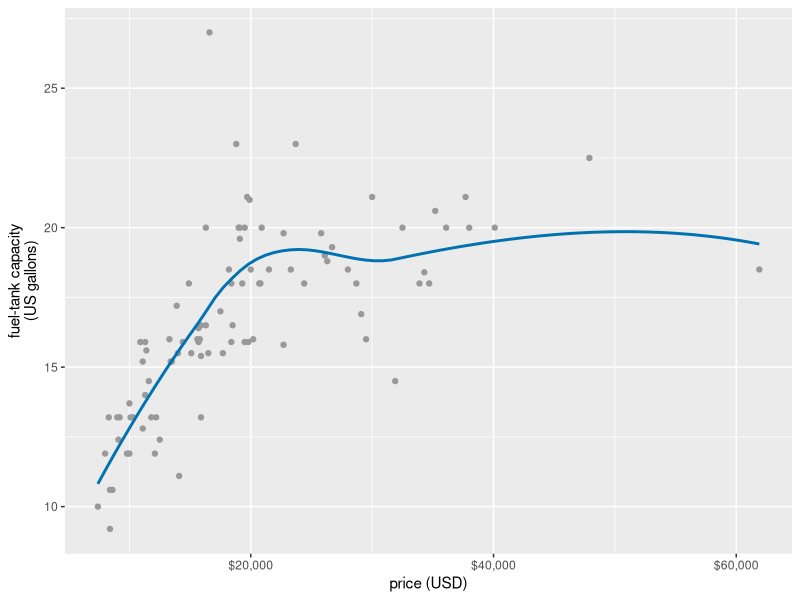
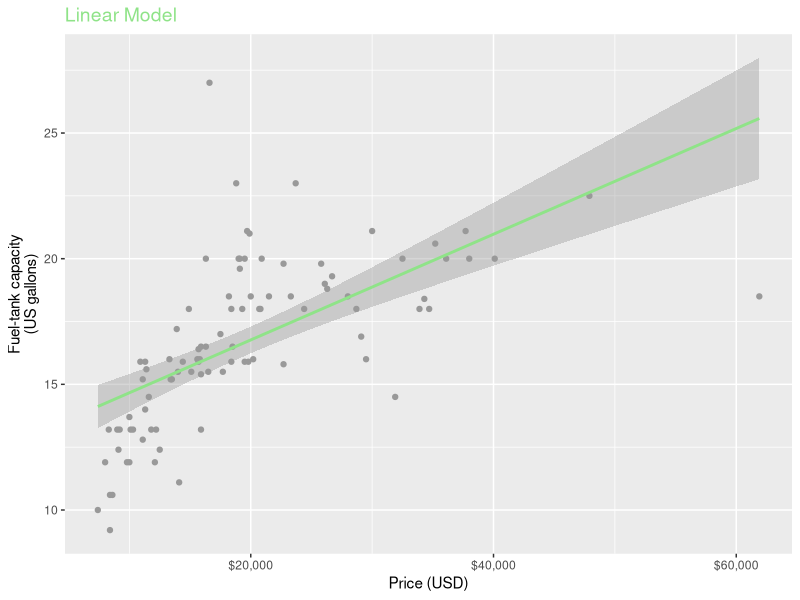
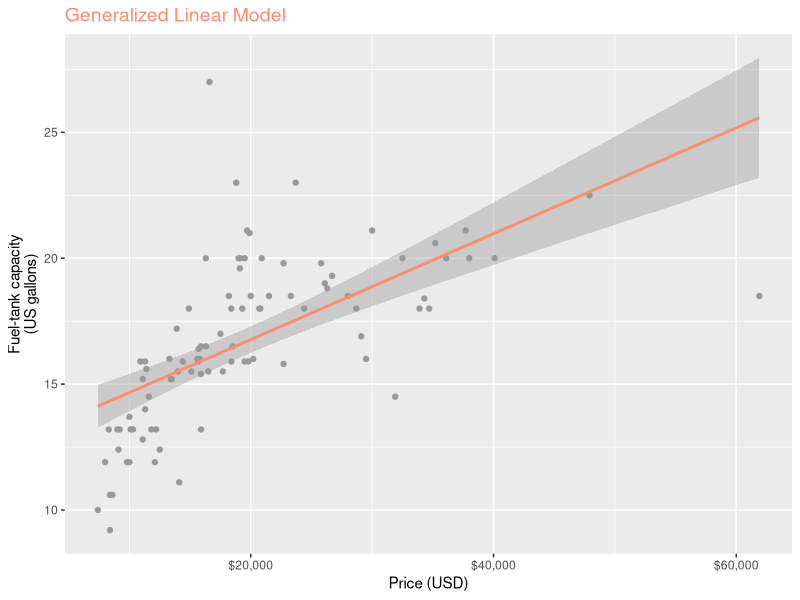
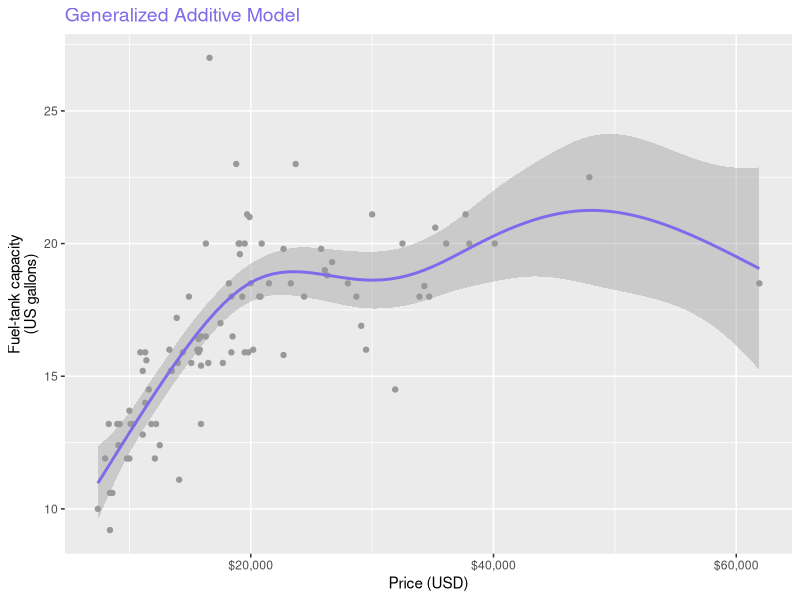

Write R code to recreate these figures, in order.
install.packages("ggplot2")  
library(ggplot2)          

cars93 <- MASS::Cars93
ggplot(cars93, aes(x = Price, y = Fuel.tank.capacity)) +
  geom_point(color = "grey60") +
  geom_smooth(se = FALSE, method = "loess", formula = y ~ x, color = "#0072B2") +
  scale_x_continuous(
    name = "price (USD)",
    breaks = c(20, 40, 60),
    labels = c("$20,000", "$40,000", "$60,000")
  ) +
  scale_y_continuous(name = "fuel-tank capacity\n(US gallons)")

ggplot(cars93, aes(x = Price, y = Fuel.tank.capacity)) +
  geom_point(color = "grey60") +
  geom_smooth(method = "lm", formula = y ~ x, se = TRUE, color = "#8fe388") +
  scale_x_continuous(
    name = "Price (USD)",
    breaks = c(20, 40, 60),
    labels = c("$20,000", "$40,000", "$60,000")
  ) +
  scale_y_continuous(name = "Fuel-tank capacity\n(US gallons)") +
  ggtitle("Linear Model") +
  theme(plot.title = element_text(size = 14, color = "#8fe388")) 

ggplot(cars93, aes(x = Price, y = Fuel.tank.capacity)) +
  geom_point(color = "grey60") +
  geom_smooth(method = "glm", formula = y ~ x, se = TRUE, color = "#fe8d6d") +
  scale_x_continuous(
    name = "Price (USD)",
    breaks = c(20, 40, 60),
    labels = c("$20,000", "$40,000", "$60,000")
  ) +
  scale_y_continuous(name = "Fuel-tank capacity\n(US gallons)") +
  ggtitle("Generalized Linear Model") +
  theme(plot.title = element_text(size = 14, color = "#fe8d6d"))

ggplot(cars93, aes(x = Price, y = Fuel.tank.capacity)) +
  geom_point(color = "grey60") +
  geom_smooth(method = "gam", formula = y ~ s(x), se = TRUE, color = "#7c6bea") +
  scale_x_continuous(
    name = "Price (USD)",
    breaks = c(20, 40, 60),
    labels = c("$20,000", "$40,000", "$60,000")
  ) +
  scale_y_continuous(name = "Fuel-tank capacity\n(US gallons)") +
  ggtitle("Generalized Additive Model") +
  theme(plot.title = element_text(size = 14, color = "#7c6bea"))